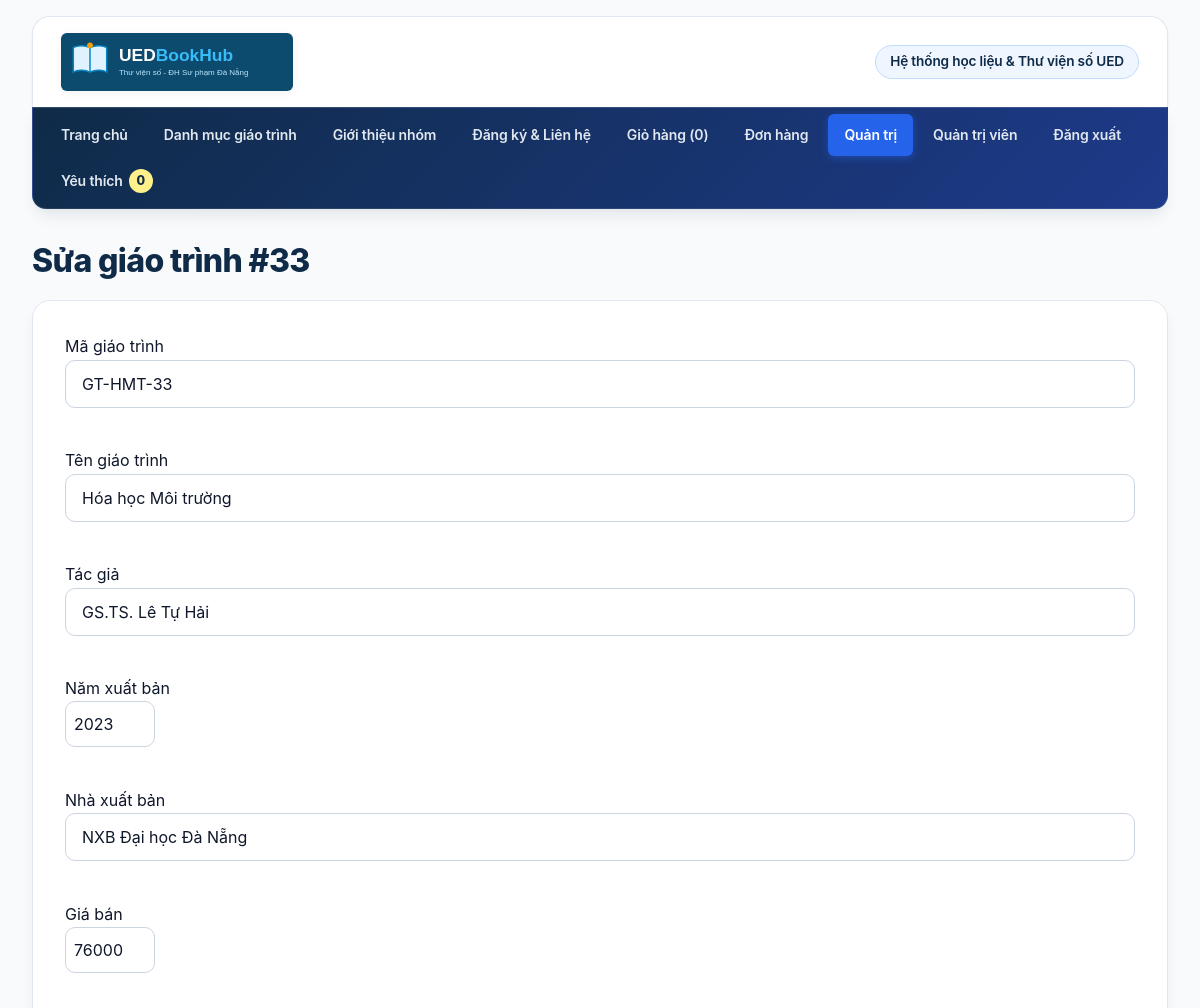
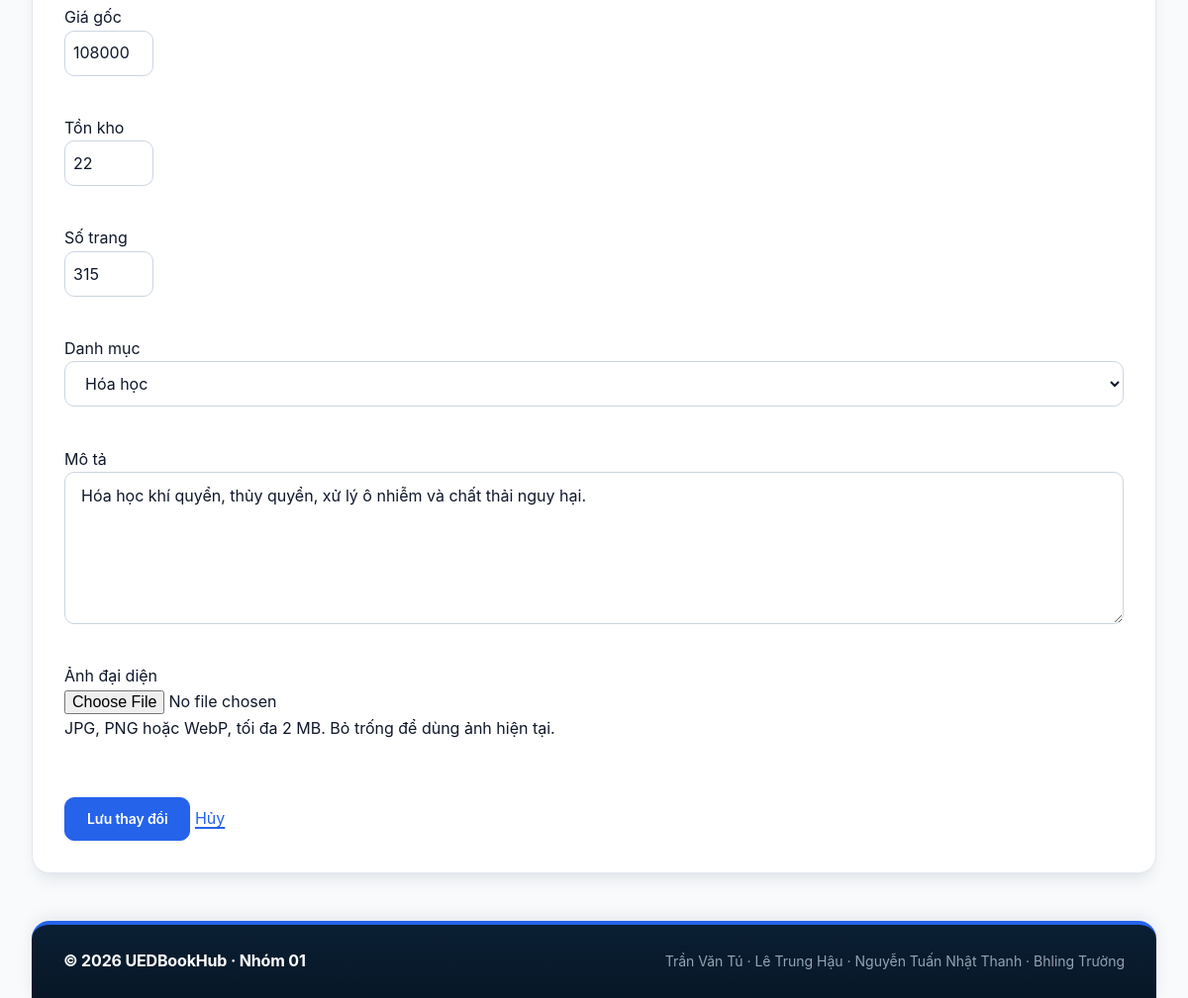
The page /sua-giao-trinh.php?id=33 (signed in) on the database its author committed (2 pictures, top to bottom).
### tables this page shows
CREATE TABLE nguoi_dung (
    id INT UNSIGNED AUTO_INCREMENT PRIMARY KEY,
    email VARCHAR(254) NOT NULL,
    ho_ten VARCHAR(100) NOT NULL,
    mat_khau VARCHAR(255) NOT NULL,
    vai_tro ENUM('quan_tri', 'khach_hang') NOT NULL DEFAULT 'khach_hang',
    ngay_tao DATETIME NOT NULL DEFAULT CURRENT_TIMESTAMP,
    UNIQUE KEY uq_nguoi_dung_email (email)
);

CREATE TABLE giao_trinh (
    id INT UNSIGNED AUTO_INCREMENT PRIMARY KEY,
    danh_muc_id INT UNSIGNED NOT NULL,
    ma VARCHAR(30) NOT NULL,
    ten VARCHAR(200) NOT NULL,
    tac_gia VARCHAR(255) NOT NULL,
    nam_xuat_ban SMALLINT UNSIGNED NOT NULL,
    nha_xuat_ban VARCHAR(150) NOT NULL,
    gia INT UNSIGNED NOT NULL,
    gia_goc INT UNSIGNED NOT NULL,
    ton_kho INT UNSIGNED NOT NULL DEFAULT 0,
    so_trang SMALLINT UNSIGNED NOT NULL,
    anh VARCHAR(255) NULL,
    mo_ta TEXT NULL,
    ngay_tao DATETIME NOT NULL DEFAULT CURRENT_TIMESTAMP,
    UNIQUE KEY uq_giao_trinh_ma (ma),
    KEY idx_giao_trinh_danh_muc_gia (danh_muc_id, gia),
    CONSTRAINT fk_giao_trinh_danh_muc FOREIGN KEY (danh_muc_id) REFERENCES danh_muc(id),
    CONSTRAINT chk_giao_trinh_gia CHECK (gia >= 1000),
    CONSTRAINT chk_giao_trinh_gia_goc CHECK (gia_goc >= gia),
    CONSTRAINT chk_giao_trinh_nam CHECK (nam_xuat_ban BETWEEN 1900 AND 2100),
    CONSTRAINT chk_giao_trinh_so_trang CHECK (so_trang > 0)
);

CREATE TABLE danh_muc (
    id INT UNSIGNED AUTO_INCREMENT PRIMARY KEY,
    ten VARCHAR(100) NOT NULL,
    slug VARCHAR(100) NOT NULL,
    UNIQUE KEY uq_danh_muc_ten (ten),
    UNIQUE KEY uq_danh_muc_slug (slug)
);

### inc/ham.php (called while the page is built, shortened)
<?php
function e(string|int|float|null $value): string
{
    return htmlspecialchars((string) $value, ENT_QUOTES | ENT_SUBSTITUTE, 'UTF-8');
}
function soNguyen(mixed $value, int $min = 1, int $max = PHP_INT_MAX): ?int
{
    $so = filter_var($value, FILTER_VALIDATE_INT, ['options' => ['min_range' => $min, 'max_range' => $max]]);
    return $so === false ? null : $so;
}
function khoGiaoTrinh(): App\Data\KhoGiaoTrinh
{
    return new App\Data\KhoGiaoTrinh(db());
}

### src/Services/GioHang.php (called while the page is built, shortened)
<?php
final class GioHang
{
    public function soMon(): int { return array_sum($_SESSION['gio']); }
}

### inc/xac-thuc.php (called while the page is built, shortened)
<?php
function nguoiDung(): ?array
{
    static $daDoc = false;
    static $nguoiDung = null;
    if ($daDoc) {
        return $nguoiDung;
    }
    $daDoc = true;
    $uid = soNguyen($_SESSION['uid'] ?? null);
    $dong = (new App\Data\KhoNguoiDung(db()))->timTheoId($uid);
    return $nguoiDung = $dong;
}
function yeuCauDangNhap(): array
{
    $nd = nguoiDung();
    return $nd;
}
function yeuCauQuyen(string $vaiTro): array
{
    $nd = yeuCauDangNhap();
    return $nd;
}

### inc/db.php (called while the page is built, shortened)
<?php
function db(): PDO
{
    static $ketNoi = null;
    if ($ketNoi instanceof PDO) {
        return $ketNoi;
    }
    $ketNoi = new PDO(
        'mysql:host=127.0.0.1;port=3306;dbname=ltweb_nhom01;charset=utf8mb4',
        'root',
        '',
        [
            PDO::ATTR_ERRMODE => PDO::ERRMODE_EXCEPTION,
            PDO::ATTR_DEFAULT_FETCH_MODE => PDO::FETCH_ASSOC,
            PDO::ATTR_EMULATE_PREPARES => false,
        ]
    );
    return $ketNoi;
}

### src/Data/KhoNguoiDung.php (called while the page is built, shortened)
<?php
final class KhoNguoiDung
{
    public function timTheoId(int $id): ?array
    {
        $st=$this->db->prepare('SELECT id, email, ho_ten, vai_tro FROM nguoi_dung WHERE id = ?');$st->execute([$id]);$d=$st->fetch();
        if($d===false){return null;}$d['id']=(int)$d['id'];return $d;
    }
}

### src/Data/KhoGiaoTrinh.php (called while the page is built, shortened)
<?php
final class KhoGiaoTrinh
{
    private function doiTuong(array $dong): GiaoTrinh { return GiaoTrinh::tuDong($dong); }
    public function timTheoId(int $id): ?GiaoTrinh
    {
        $st = $this->db->prepare(self::CHON . ' WHERE g.id = ?');
        $st->execute([$id]);
        $dong = $st->fetch();
        return $dong === false ? null : $this->doiTuong($dong);
    }
    public function cacDanhMuc(): array
    {
        return $this->db->query('SELECT id, ten FROM danh_muc ORDER BY ten')->fetchAll();
    }
}

### src/Models/GiaoTrinh.php (called while the page is built, shortened)
<?php
final class GiaoTrinh implements JsonSerializable
{
    public static function tuDong(array $d): self
    {
        return new self(
            (int) $d['id'], (string) $d['ma'], (string) $d['ten'],
            (string) $d['tac_gia'], (string) $d['danh_muc'], (int) $d['danh_muc_id'],
            (int) $d['nam_xuat_ban'], (string) $d['nha_xuat_ban'],
            (int) $d['gia'], (int) $d['gia_goc'], (int) $d['ton_kho'],
            (int) $d['so_trang'], (string) ($d['anh'] ?? ''), (string) ($d['mo_ta'] ?? '')
        );
    }
}

### inc/form-giao-trinh.php (the view, shortened to what this page needs)
<form class="bieu-mau" action="<?= e($hanhDong) ?>" method="post" enctype="multipart/form-data">
<?php foreach (['ma' => ['Mã giáo trình','text'], 'ten' => ['Tên giáo trình','text'], 'tac_gia' => ['Tác giả','text'], 'nam_xuat_ban' => ['Năm xuất bản','number'], 'nha_xuat_ban' => ['Nhà xuất bản','text'], 'gia' => ['Giá bán','number'], 'gia_goc' => ['Giá gốc','number'], 'ton_kho' => ['Tồn kho','number'], 'so_trang' => ['Số trang','number']] as $key => [$nhan,$type]): ?>
<div class="bieu-mau__nhom"><label for="<?= e($key) ?>"><?= e($nhan) ?></label><input class="bieu-mau__o-nhap" id="<?= e($key) ?>" name="<?= e($key) ?>" type="<?= e($type) ?>" value="<?= e($f[$key] ?? '') ?>" required aria-describedby="loi-<?= e($key) ?>"><p id="loi-<?= e($key) ?>" class="bieu-mau__loi"><?= e($loi[$key] ?? '') ?></p></div>
<?php endforeach; ?>
<div class="bieu-mau__nhom"><label for="danh_muc_id">Danh mục</label><select class="bieu-mau__o-nhap" id="danh_muc_id" name="danh_muc_id" required><option value="">Chọn danh mục</option><?php foreach ($danhMuc as $d): ?><option value="<?= e($d['id']) ?>" <?= (string) ($f['danh_muc_id'] ?? '') === (string) $d['id'] ? 'selected' : '' ?>><?= e($d['ten']) ?></option><?php endforeach; ?></select><p class="bieu-mau__loi"><?= e($loi['danh_muc_id'] ?? '') ?></p></div>
<div class="bieu-mau__nhom"><label for="mo_ta">Mô tả</label><textarea class="bieu-mau__o-nhap" id="mo_ta" name="mo_ta" maxlength="2000" rows="5"><?= e($f['mo_ta'] ?? '') ?></textarea><p class="bieu-mau__loi"><?= e($loi['mo_ta'] ?? '') ?></p></div>
<div class="bieu-mau__nhom"><label for="anh">Ảnh đại diện</label><input id="anh" name="anh" type="file" accept="image/jpeg,image/png,image/webp"><p>JPG, PNG hoặc WebP, tối đa 2 MB. Bỏ trống để dùng ảnh hiện tại.</p><p class="bieu-mau__loi"><?= e($loi['anh'] ?? '') ?></p></div>
<button class="nut nut--chinh" type="submit"><?= e($nutGui) ?></button> <a href="quan-tri.php">Hủy</a>
</form>

### inc/header.php (shortened to what this page needs)
<?php
$goc ??= '';
$trang ??= '';
$dataGiaoDien ??= '';
$gioDauTrang = new App\Services\GioHang();
$nguoiDungDauTrang = nguoiDung();
$menu = ['index' => 'Trang chủ', 'danh-sach' => 'Danh mục giáo trình', 'gioi-thieu' => 'Giới thiệu nhóm', 'lien-he' => 'Đăng ký & Liên hệ'];
?>
<!DOCTYPE html>
<html lang="vi"<?= $dataGiaoDien !== '' ? ' data-giao-dien="' . e($dataGiaoDien) . '"' : '' ?>>
<head>
  <link rel="stylesheet" href="<?= e($goc) ?>css/style.css">
  <link rel="stylesheet" href="<?= e($goc) ?>css/php.css">
</head>
<body class="trang">
<header class="dau-trang">
  <img class="dau-trang__bieu-trung" src="<?= e($goc) ?>images/UEDBookHub.svg" alt="UEDBookHub" width="320" height="80">
  <p class="dau-trang__khau-hieu">Hệ thống học liệu &amp; Thư viện số UED</p>
</header>
<nav class="thanh-dieu-huong" aria-label="Điều hướng chính">
  <ul class="thanh-dieu-huong__danh-sach">
    <?php foreach ($menu as $tep => $nhan): ?>
    <li class="thanh-dieu-huong__muc"><a class="thanh-dieu-huong__lien-ket" href="<?= e($goc . $tep) ?>.php" <?= $trang === $tep ? 'aria-current="page"' : '' ?>><?= e($nhan) ?></a></li>
    <?php endforeach; ?>
    <li class="thanh-dieu-huong__muc"><a class="thanh-dieu-huong__lien-ket" href="<?= e($goc) ?>gio-hang.php" <?= $trang === 'gio-hang' ? 'aria-current="page"' : '' ?>>Giỏ hàng (<span data-so-mon><?= e($gioDauTrang->soMon()) ?></span>)</a></li>
    <?php if ($nguoiDungDauTrang !== null): ?>
    <li class="thanh-dieu-huong__muc"><a class="thanh-dieu-huong__lien-ket" href="<?= e($goc) ?>don-hang.php" <?= $trang === 'don-hang' ? 'aria-current="page"' : '' ?>>Đơn hàng</a></li>
    <?php if ($nguoiDungDauTrang['vai_tro'] === 'quan_tri'): ?><li class="thanh-dieu-huong__muc"><a class="thanh-dieu-huong__lien-ket" href="<?= e($goc) ?>quan-tri.php" <?= $trang === 'quan-tri' ? 'aria-current="page"' : '' ?>>Quản trị</a></li><?php endif; ?>
    <li class="thanh-dieu-huong__muc"><span class="thanh-dieu-huong__lien-ket"><?= e($nguoiDungDauTrang['ho_ten']) ?></span></li>
    <li class="thanh-dieu-huong__muc"><form action="<?= e($goc) ?>dang-xuat.php" method="post"><button class="thanh-dieu-huong__lien-ket nut-dang-xuat" type="submit">Đăng xuất</button></form></li>
    <?php endif; ?>
  </ul>
</nav>

### sua-giao-trinh.php (shortened to what this page needs)
<?php
require __DIR__ . '/inc/config.php'; require __DIR__ . '/inc/kiem-tra.php'; yeuCauQuyen('quan_tri');
$kho=khoGiaoTrinh();$id=soNguyen($_GET['id']??null);$s=$id!==null?$kho->timTheoId($id):null;
$danhMuc=$kho->cacDanhMuc();$ids=array_map('intval',array_column($danhMuc,'id'));
$cu=['danh_muc_id'=>$s->danhMucId,'ma'=>$s->ma,'ten'=>$s->ten,'tac_gia'=>$s->tacGia,'nam_xuat_ban'=>$s->namXuatBan,'nha_xuat_ban'=>$s->nhaXuatBan,'gia'=>$s->gia,'gia_goc'=>$s->giaGoc,'ton_kho'=>$s->soLuong,'so_trang'=>$s->soTrang,'mo_ta'=>$s->moTa];
$f=$cu;$loi=[];
$tieuDe='Sửa giáo trình';$trang='quan-tri';$hanhDong='sua-giao-trinh.php?id='.$id;$nutGui='Lưu thay đổi';require __DIR__.'/inc/header.php';
?><main class="noi-dung-chinh"><h1>Sửa giáo trình #<?= e($id) ?></h1><?php require __DIR__.'/inc/form-giao-trinh.php'; ?></main><?php require __DIR__.'/inc/footer.php'; ?>

### css/php.css (style rules this page uses)
input, select, textarea { max-width: 100%; min-width: 0; font: inherit; }
.bieu-mau input[type=number], td input { width: 90px; padding: 8px; }
.bieu-mau select { width: 100%; }
.noi-dung-chinh, .the, .bieu-mau__nhom { min-width: 0; overflow-wrap: anywhere; }
.nut { white-space: normal; }
.nut-dang-xuat { border: 0; background: transparent; cursor: pointer; }
.thanh-dieu-huong form { margin: 0; }

### rows shown on the page
nguoi_dung: ho_ten "Quản trị viên"
giao_trinh: id "33", ma "GT-HMT-33", ten "Hóa học Môi trường", tac_gia "GS.TS. Lê Tự Hải", nam_xuat_ban "2023", nha_xuat_ban "NXB Đại học Đà Nẵng", gia "76000", gia_goc "108000", ton_kho "22", so_trang "315", danh_muc_id "Hóa học", mo_ta "Hóa học khí quyển, thủy quyển, xử lý ô nhiễm và chất thải nguy hại."

### other values the page prints
$nhan "Trang chủ"
$nhan "Danh mục giáo trình"
$nhan "Giới thiệu nhóm"
$nhan "Đăng ký & Liên hệ"
$gioDauTrang->soMon() "0"
$nhan "Mã giáo trình"
$nhan "Tên giáo trình"
$nhan "Tác giả"
$nhan "Năm xuất bản"
$nhan "Nhà xuất bản"
$nhan "Giá bán"
$nhan "Giá gốc"
$nhan "Tồn kho"
$nhan "Số trang"
$nutGui "Lưu thay đổi"
